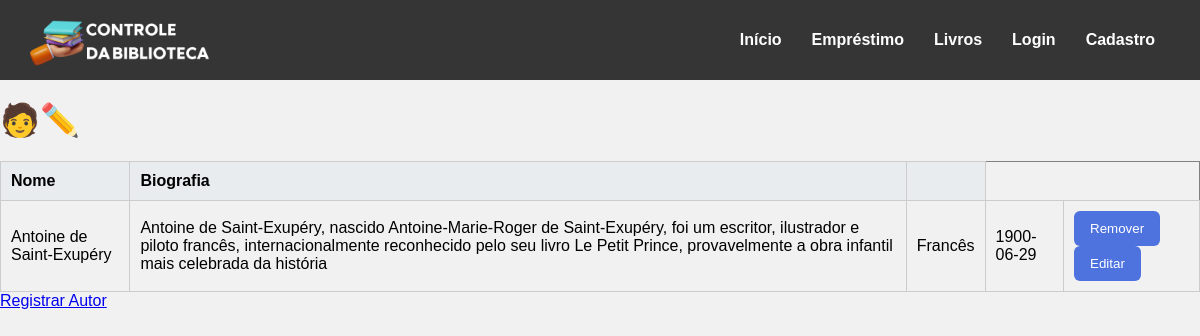
Screenshot of /autores (signed in) with the database file from the repository.
### tables this page shows
CREATE TABLE autores (
    id_autor INTEGER PRIMARY KEY AUTOINCREMENT,
    nome_autor VARCHAR(255) NOT NULL,
    nacionalidade VARCHAR(255),
    data_nascimento DATE,
    biografia TEXT
);

### app.py (the view)
@app.route('/autores', methods=["GET","POST"])
@login_required
def autores():
    conexao = obter_conexao()
    autores = conexao.execute('SELECT * FROM autores').fetchall()
    conexao.close()
    return render_template('autores.html',autores = autores)

### app.py (called while the page is built)
@login_manager.user_loader
def load_user(user_id):
    return User.achar_email(user_id)

@app.before_request
def carregar_mensagens_trigger():
    if request.endpoint in ('static', 'login'):
        return
    conexao = obter_conexao()
    mensagens = conexao.execute("""
        SELECT id_log, mensagem
        FROM log_triggers
        WHERE lida = 0
        ORDER BY data_execucao""").fetchall()
    for msg in mensagens:
        flash(msg['mensagem'], category='success')
    conexao.execute("""
        UPDATE log_triggers
        SET lida = 1
        WHERE lida = 0""")
    conexao.commit()
    conexao.close()

### database.py (called while the page is built)
def obter_conexao():
    conexao = sqlite3.connect('livros.db')
    conexao.execute("PRAGMA foreign_keys = ON")
    conexao.row_factory = sqlite3.Row
    return conexao

### modelos/__init__.py (called while the page is built)
    @classmethod
    def achar_email(cls, email):
        conexao = obter_conexao()
        sql = "SELECT * FROM usuarios WHERE email = ?"
        resultado = conexao.execute(sql, (email,)).fetchone()
        if resultado:
            return User(
                email=resultado['email'],
                nome=resultado['nome_usuario'],
                senha=resultado['senha_usuario'],
                numero_telefone=resultado['numero_telefone'],
                data_inscricao=resultado['data_inscricao']
            )
        return None

### templates/autores.html (shortened to what this page needs)
{% extends 'base.html'%}
{% block conteudo %}
    <h1>🧑✏️ </h1>
    {% if autores %}
    <table border="1">
        <tr>
            <th>Nome</th>
            <th>Biografia</th>
            <th></th>
        </tr>
        {% for autor in autores %}
        <tr>
            <td>{{ autor.nome_autor }}</td>
            <td>{{ autor.biografia }}</td>
            <td>{{ autor.nacionalidade }}</td>
            <td>{{ autor.data_nascimento }}</td>
            <td>
                <a>
                    <form action="{{ url_for('remover_autor', id = autor.id_autor) }}" method="post" style="display:inline;">
                    <button type="submit">Remover</button>
                    </form>
                </a>
                <a href="{{ url_for('editar_autor', id = autor.id_autor) }}"><button type="button">Editar</button></a>
            </td>
        </tr>
        {% endfor %}
    </table>
    {% else %}
        <p>Nenhum autor cadastrado.</p>
    {% endif %}
    <a href="{{url_for('registrar_autor')}}">Registrar Autor</a>
{% endblock %}

### templates/base.html (shortened to what this page needs)
<!DOCTYPE html>
<html lang="en">
<head>
    <link rel="stylesheet" href="{{ url_for('static', filename='style.css')}}">
    <link rel="stylesheet" href="{{ url_for('static', filename='menu.css') }}">
    <link rel="stylesheet" href="{{ url_for('static', filename='cadastro.css')}}">
</head>
<body>
    {% include 'componentes/menu.html' %}
    {% block conteudo %}{% endblock %}
</body>
</html>

### templates/componentes/menu.html (shortened to what this page needs)
<div class="menu">
    <div class="logo">
        <img src="{{ url_for('static', filename='img/logo.png') }}" alt="Logo">
    </div>
    <div class="links">
        <a href="/">Início</a>
        <a href="/emprestimo">Empréstimo</a>
        <div class="outros-links">
            <a href="/livros">Livros</a>
        </div>
        <a href="/login">Login</a>
        <a href="/cadastro">Cadastro</a>
    </div>
</div>

### static/style.css (style rules this page uses)
h1 { color: #333; }
table { width: 100%; border-collapse: collapse; margin-top: 20px; }
table th, table td { border: 1px solid #ccc; padding: 10px; text-align: left; }
table th { background-color: #e9ecef; }
button { background-color: #4e73df; color: white; border: none; padding: 10px 16px; border-radius: 6px; cursor: pointer; transition: background-color 0.3s; }

### static/menu.css (style rules this page uses)
.menu { height: 10vh; min-height: 40px; width: 100%; background: #353535; display: flex; align-items: center; justify-content: space-between; padding: 0 30px; box-sizing: border-box; }
.menu a { color: white; text-decoration: none; margin: 0 15px; font-weight: bold; }
.menu .logo img { width: 180px; }
.menu .links { display: flex; align-items: center; }
* { font-family:Arial, Helvetica, sans-serif; }
.outros-links { position: relative; }

### static/cadastro.css (style rules this page uses)
body { background-color: #f1f1f1; margin: 0; }
.logo img { width: 120px; height: auto; }
.logo { display: flex; justify-content: space-between; width: 100%; }

### rows the page displays
autores: nome_autor "Antoine de Saint-Exupéry", biografia "Antoine de Saint-Exupéry, nascido Antoine-Marie-Roger de Saint-Exupéry, foi um escritor, ilustrador e piloto francês, internacionalmente reconhecido pelo seu livro Le Petit Prince, provavelmente a obra infantil mais celebrada da história", nacionalidade "Francês", data_nascimento "1900-06-29"
